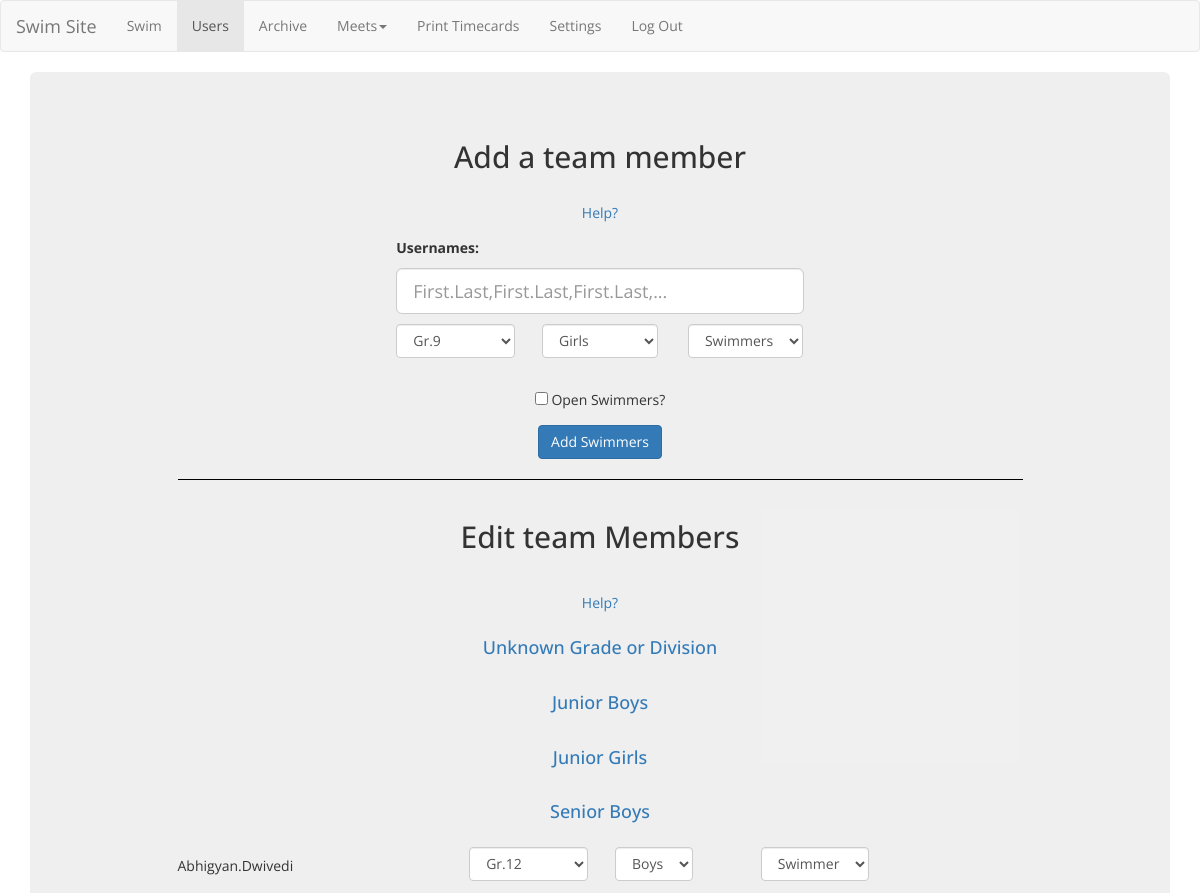
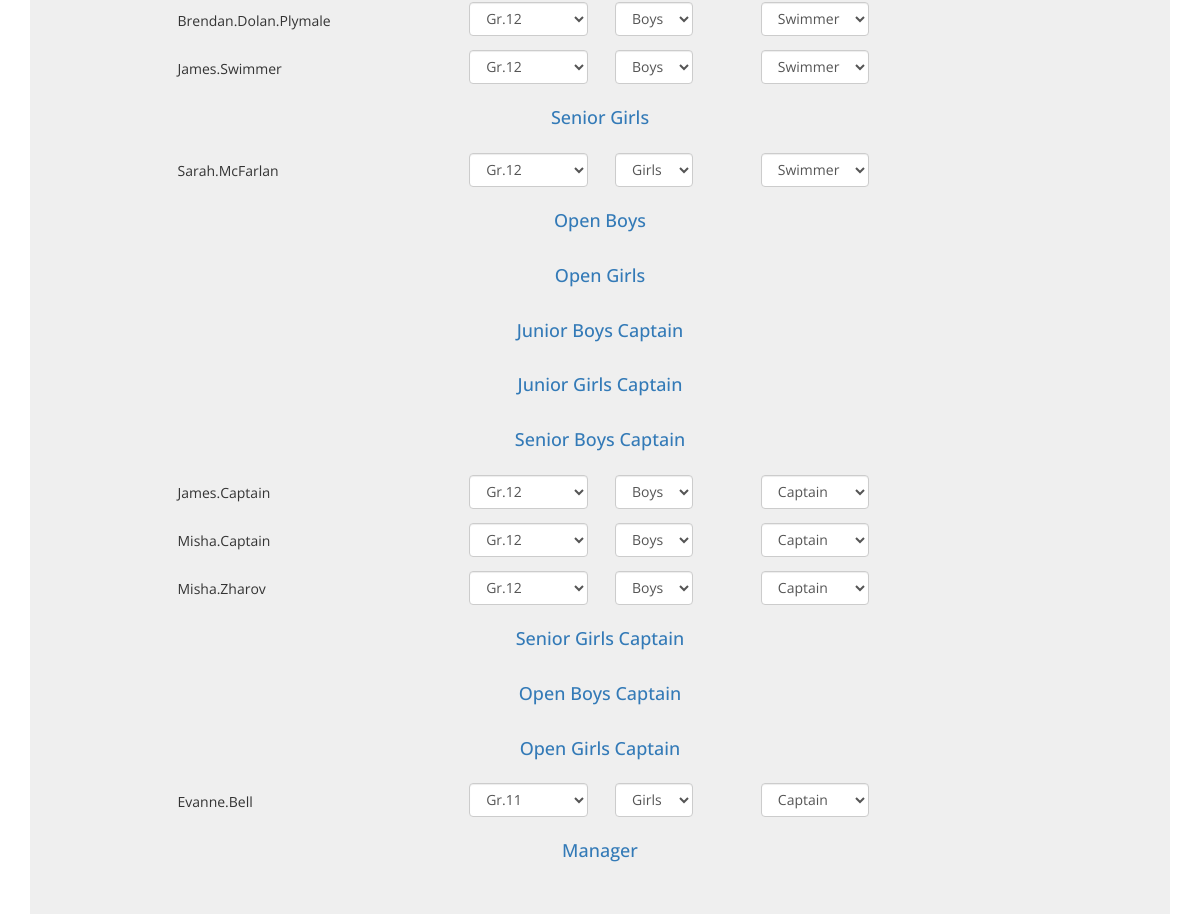
The page /users.php (signed in) on the database as committed earlier (2 pictures, top to bottom).
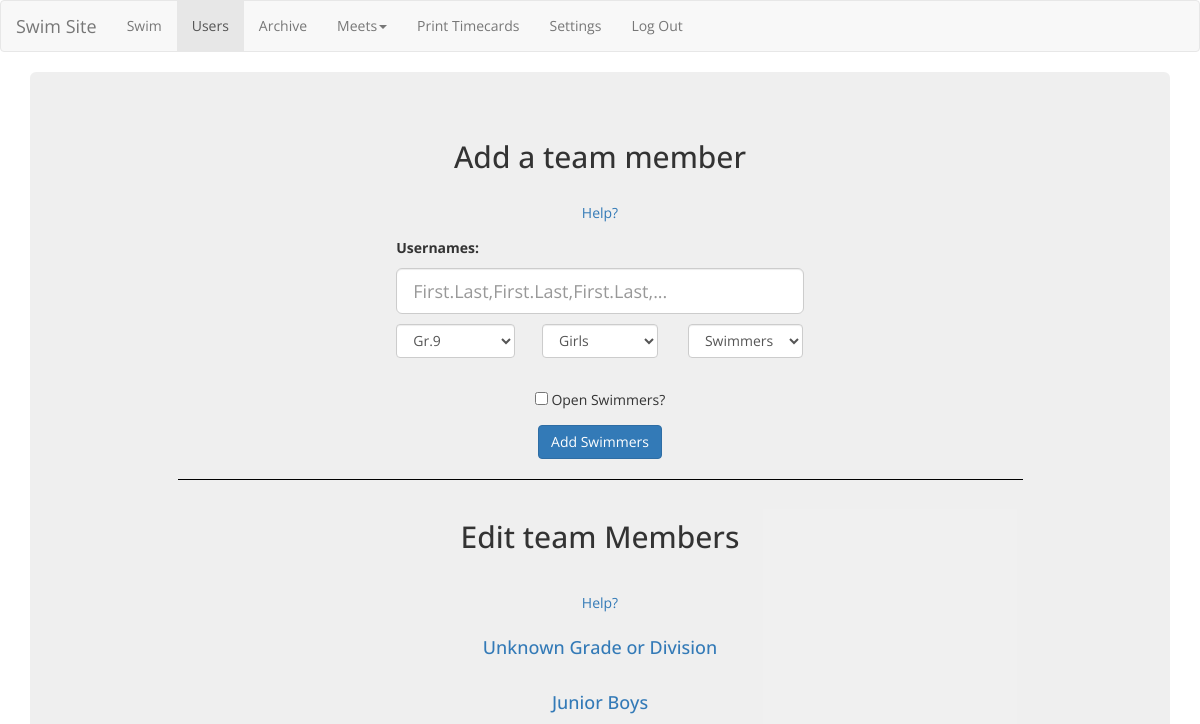
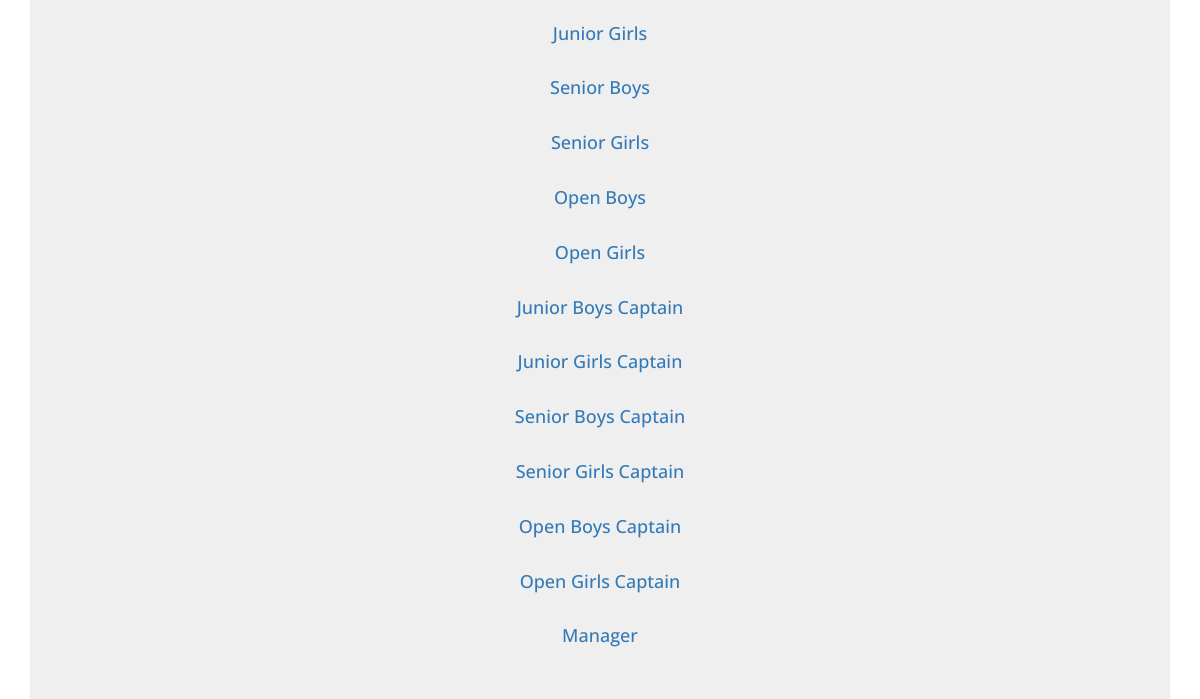
The same page on the database as committed later (2 pictures, top to bottom).
### tables this page shows
CREATE TABLE `users` (
  `id` int(20) NOT NULL AUTO_INCREMENT,
  `name` varchar(60) NOT NULL,
  `division` int(5) NOT NULL COMMENT '0=open 1=junior 2=senior',
  `competes_with` int(5) NOT NULL COMMENT '0=girls 1=boys',
  `rank` int(5) NOT NULL COMMENT '0=swimmer 1=captain 2=manager 3=admin 4=superadmin?',
  `password` varchar(300) NOT NULL,
  `grade` int(5) NOT NULL DEFAULT '-1' COMMENT '9, 10, 11, 12, 13 or -1',
  `deleted` int(2) NOT NULL DEFAULT '0' COMMENT '0 = not deleted, 1 = deleted',
  `email` varchar(75) DEFAULT NULL,
  `setup` int(2) NOT NULL DEFAULT '0' COMMENT '0=Never logged in, 1=logged in before',
  PRIMARY KEY (`id`),
  UNIQUE KEY `email_UNIQUE` (`email`)
);

### includes/team_list_widget.php (the view, shortened to what this page needs)
<?php
	require_once(dirname(__FILE__).'/functions.php');
	require_once(dirname(__FILE__).'/db_connect.php');
	echo "
		<div class='row bottom4'>
			<h2 class='text-center'>Edit team Members<h2>
		</div>
	";
	list_team(-1, -1, -1, $mysqli);
	if($_SESSION['rank'] >= 2 || ($_SESSION['division'] == 1 && $_SESSION['competes_with'] == 1)){
		list_team(1, 1, 0, $mysqli);
	}
	if($_SESSION['rank'] >= 2 || ($_SESSION['division'] == 1 && $_SESSION['competes_with'] == 0)){
		list_team(1, 0, 0, $mysqli);
	}
	if($_SESSION['rank'] >= 2 || ($_SESSION['division'] == 2 && $_SESSION['competes_with'] == 1)){
		list_team(2, 1, 0, $mysqli);
	}
	if($_SESSION['rank'] >= 2 || ($_SESSION['division'] == 2 && $_SESSION['competes_with'] == 0)){
		list_team(2, 0, 0, $mysqli);
	}
	if($_SESSION['rank'] >= 2 || ($_SESSION['division'] == 0 && $_SESSION['competes_with'] == 1)){
		list_team(0, 1, 0, $mysqli);
	}
	if($_SESSION['rank'] >= 2 || ($_SESSION['division'] == 1 && $_SESSION['competes_with'] == 1)){
		list_team(0, 0, 0, $mysqli);
	}
	if($_SESSION['rank'] >= 2 || ($_SESSION['division'] == 1 && $_SESSION['competes_with'] == 1)){
		list_team(1, 1, 1, $mysqli);
	}
	if($_SESSION['rank'] >= 2 || ($_SESSION['division'] == 1 && $_SESSION['competes_with'] == 0)){
		list_team(1, 0, 1, $mysqli);
	}
	if($_SESSION['rank'] >= 2 || ($_SESSION['division'] == 2 && $_SESSION['competes_with'] == 1)){
		list_team(2, 1, 1, $mysqli);
	}
	if($_SESSION['rank'] >= 2 || ($_SESSION['division'] == 2 && $_SESSION['competes_with'] == 0)){
		list_team(2, 0, 1, $mysqli);
	}
	if($_SESSION['rank'] >= 2 || ($_SESSION['division'] == 0 && $_SESSION['competes_with'] == 1)){
		list_team(0, 1, 1, $mysqli);
	}
	if($_SESSION['rank'] >= 2 || ($_SESSION['division'] == 0 && $_SESSION['competes_with'] == 0)){
		list_team(0, 0, 1, $mysqli);
	}
	if($_SESSION['rank'] >= 3){
		list_team(0, 0, 2, $mysqli);
	}
	function list_team($division, $competes_with, $rank, $mysqli){
		if(!($rank >= 2) && $division != -1){
			$stmt = $mysqli->prepare("SELECT name, id, grade, competes_with, rank FROM users WHERE division = ? AND competes_with = ? AND rank = ? AND deleted = 0 AND rank < 3 ORDER BY grade ASC, name ASC");
			$stmt->bind_param("iii", $division, $competes_with, $rank);
		}else if($division == -1){
			$stmt = $mysqli->prepare("SELECT name, id, grade, competes_with, rank FROM users WHERE (division = ? OR grade = ?) AND deleted = 0 AND rank < 3 ORDER BY grade ASC, name ASC");
			$var = -1;
			$stmt->bind_param("ii", $var, $var);
		}else{
			$stmt = $mysqli->prepare("SELECT name, id, grade, competes_with, rank FROM users WHERE rank = ? AND deleted = 0 AND rank < 3 ORDER BY grade ASC, name ASC");
			$stmt->bind_param("i", $rank);
		}
		$stmt->execute();
		$stmt->bind_result($name, $id, $grade, $competes_with, $rank);
		echo "<div class='row bottom3'><div class='col-lg-4 col-md-3 col-sm-1 hidden-xs'></div><div class='col-lg-4 col-md-6 col-sm-10 col-xs-12'><a data-toggle='collapse' href='#$division$rank$competes_with'><h4 class='text-center'>";
		if($rank < 2){
			if($division == 0){
				echo "Open ";
			} else if ($division == 1){
				echo "Junior ";
			} else if($division == 2){
				echo "Senior ";
			} else if($division == -1){
				echo "Unknown Grade or Division";
			}
			if($competes_with == 0){
				echo "Girls";
			} else if($competes_with == 1){
				echo "Boys";
			}
			if($rank == 1){
				echo " Captain";
			}
		} else {
			if($rank >= 3){
				echo "Admin";
			} else if($rank == 2){
				echo "Manager";
			}
		}
		echo "</h4></a></div></div>";
		echo "<div class='collapse in' id='$division$rank$competes_with'>";
		while($stmt->fetch()){
			individual_form($name, $id, $grade, $competes_with, $rank);
		}
		echo "</div>";
	}
	function individual_form($name, $id, $grade, $competes_with, $rank){ ob_start(); ?>
	<form method="post" class="form-inline">
		<div class="row bottom2">
			<div class="col-md-6 col-sm-6 col-xs-8 col-lg-12">
				<div class="row">
					<div class="col-lg-4">
						<div data-toggle='collapse' href='#team_list_widget_swimmer_<?php echo "$id'";?>>
						<?php
							echo "<div class='visible-lg control-label' style='margin-top: 0.6em'>$name</div>";
						?>
						</div>
					</div>
					<div class="col-lg-2">
						<div class='form-group'>
							<div class="" data-toggle="tooltip" title="Grade">
							<?php
								if($rank < 2){
									echo '<select onchange="edit_user(this)" name="grade" class="form-control" id="team_list_widget_grade">';
										if($_SESSION['division'] == 2 || $_SESSION['division'] == 0 || $_SESSION['rank'] >= 2){
												if($grade==11){
													echo '<option selected value="11">Gr.11</option>';
												}else{
													echo '<option value="11">Gr.11</option>';
												}
												if($grade==12){
													echo '<option selected value="12">Gr.12</option>';
												}else{
													echo '<option value="12">Gr.12</option>';
												}
										}
									echo '</select>';
								}
							?>
							</div>
						</div>
					</div>
					<div class="col-lg-2">
						<div class='form-group'>
						<?php
						if($rank < 2){
							echo '<div class="" data-toggle="tooltip" title="Competes With">';
							echo '	<select onchange="edit_user(this)" name="competes_with" class="form-control" id="team_list_widget_competes_with">';
										if(isset($_SESSION['rank'])){
											if($_SESSION['rank'] != 1 || $_SESSION['competes_with'] == 0){
												if($competes_with == 0){
													echo '<option selected value="0">Girls</option>';
												}else{
													echo '<option value="0">Girls</option>';
												}
											}
											if($_SESSION['rank'] != 1 || $_SESSION['competes_with'] == 1){
												if($competes_with == 1){
													echo '<option selected value="1">Boys</option>';
												}else{
													echo '<option value="1">Boys</option>';
												}
											}
										}
							echo '	</select>';
							echo '</div>';
						}
						?>
						</div>
					</div>
					<div class="col-lg-2">
						<div class='form-group'>
							<div class="" data-toggle="tooltip" title="Rank">
								<select onchange="edit_user(this)" name="rank" class="form-control" id="team_list_widget_rank">
									<?php
									if($rank < $_SESSION['rank']){
										echo '<option value="0">Swimmer</option>';
										if(isset($_SESSION['rank'])){
											if($_SESSION['rank'] > 1){
												if($rank == 1){
													echo '<option selected value="1">Captain</option>';
												}else{
													echo '<option value="1">Captain</option>';
												}
											}
										}
									}else{
										$var = htmlspecialchars(rank($rank), ENT_QUOTES);
										echo "<option>$var</option>";
									}
									?>
								</select>
							</div>
						</div>
					</div>
				</div>
			</div>
		</div>
	</form>
	<?php
	}
?>

### includes/head.php (shortened to what this page needs)
<head>
	<?php
		require_once(dirname(__FILE__).'/styles.php');
	?>
</head>

### includes/styles.php (shortened to what this page needs)
<link href="https://maxcdn.bootstrapcdn.com/bootstrap/3.3.6/css/bootstrap.min.css" rel="stylesheet">
<link rel="stylesheet" href="css/main.css" type="text/css">

### users.php (shortened to what this page needs)
<?php
require_once( dirname(__FILE__).'/includes/functions.php');
include( dirname(__FILE__).'/includes/head.php');
?>
<!DOCTYPE html>
<html>
	<body>
		<?php
		include( dirname(__FILE__).'/includes/nav.php');
		?>
		<div class='container'>
			<div class='jumbotron'>
				<div class='row'>
					<div class='col-md-10 col-sm-12 col-lg-offset-1'>
						<?php
						include( dirname(__FILE__).'/includes/add_widget.php');
						echo '<hr />';
						echo '<div id="tlw">';
						include( dirname(__FILE__).'/includes/team_list_widget.php');
						?>
						</div>
					</div>
				</div>
			</div>
		</div>
	</body>
</html>

### includes/nav.php (shortened to what this page needs)
<nav class="navbar navbar-default">
		<div class="container-fluid">
				<div class="navbar-header">
					<a class="navbar-brand hidden-sm" href="<?php echo URL;?>"><?php echo SITE_NAME;?></a>
				</div>
				<div id='navbar' class='navbar-collapse collapse'>
					<ul class="nav navbar-nav">
					<li <?php if(strtok(basename($_SERVER["REQUEST_URI"]), '?')=="home.php" || strtok(basename($_SERVER["REQUEST_URI"]), '?')=="index.php")echo "class='active'";?> ><a href='home.php'>Swim</a></li>
					<?php
						if(isset($_SESSION['rank']) && permission_captain($_SESSION['rank'])){
							if(strtok(basename($_SERVER["REQUEST_URI"]), '?')=="users.php"){
								echo "<li class='active'><a href='users.php'>Users</a></li>";
							}else{
								echo "<li><a href='users.php'>Users</a></li>";
							}
							if(strtok(basename($_SERVER["REQUEST_URI"]), '?')=="view_archive.php" && permission_manager($_SESSION['rank'])){
								echo "<li class='active'><a href='view_archive.php'>Archive</a></li>";
							}else if(permission_manager($_SESSION['rank'])){
								echo "<li><a href='view_archive.php'>Archive</a></li>";
							}
							if(permission_manager($_SESSION['rank'])){
								echo "<li class='dropdown'>";
								echo '<a href="#" class="dropdown-toggle" data-toggle="dropdown" role="button" aria-haspopup="true" aria-expanded="false">Meets<span class="caret"></span></a>';
								echo "</li>";
								if(strtok(basename($_SERVER["REQUEST_URI"]), '?')=="print.php" && permission_manager($_SESSION['rank'])){
									echo "<li class='active'><a href='print.php'>Print Timecards</a></li>";
								}else if(permission_manager($_SESSION['rank'])){
									echo "<li><a href='print.php'>Print Timecards</a></li>";
								}
							}
						}
						if(strtok(basename($_SERVER["REQUEST_URI"]), '?')=="settings.php"){
							echo "<li class='active'><a href='settings.php'>Settings</a></li>";
						}else if(isset($_SESSION['rank'])){
							echo "<li><a href='settings.php'>Settings</a></li>";
						}
						if(isset($_SESSION['rank'])){
							echo "<li><a href='logout.php'>Log Out</a></li>";
						}
					?>
				</div>
		</div>
</nav>

### includes/add_widget.php (shortened to what this page needs)
<form id='add_widget' class="form-inline" onsubmit='add_user(); return false;'>
	<div class="row bottom4">
			<h2 class="text-center">Add a team member</h2>
	</div>
	<?php
	require_once( dirname(__FILE__).'/functions.php');
	help("Using this form you can add new members to this website. You must fill in the username and select the appropriate options such as grade, rank, etc. You can add multiple users by separating usernames with commas. Only usernames are required to add admins or managers.
			You can only create users that have less privileges than you (Where: Swimmer < Captain < Manager < Admin). If you are a captain, you cannot add users outside of your age group / division.", false);?>
	<div class="row">
		<div class="col-lg-6 col-lg-offset-3 col-md-10 col-md-offset-1 bottom2">
			<label class="control-label hidden-md hidden-sm hidden-xs" for="add_widget_username">Usernames:</label>
		</div>
	</div>
	<div class="row">
		<div class="col-lg-6 col-lg-offset-3 col-md-10 col-md-offset-1 bottom2">
			<div class='form-group' style="display:block">
				<input style="width:100%" type="text" class="form-control input-lg" name="name" id="add_widget_name" placeholder="First.Last,First.Last,First.Last,..." required>
			</div>
		</div>
	</div>
	<div class="row bottom2">
		<div class="col-md-6 col-sm-6 col-xs-8 col-lg-12 bottom2">
			<div class="row">
				<div class="col-lg-2 col-lg-offset-3 col-md-12 bottom2">
					<div class='form-group'>
						<div class="" data-toggle="tooltip" title="Grade">
							<select name="grade" class="form-control" id="add_widget_grade">
								<?php
								if($_SESSION['division'] == 1 || $_SESSION['division'] == 0 || $_SESSION['rank'] >= 2){
										echo '<option value="9">Gr.9</option>';
								}
								?>
							</select>
						</div>
					</div>
				</div>
				<div class="col-lg-2 col-md-12 bottom2">
					<div class='form-group'>
						<div class="" data-toggle="tooltip" title="Competes With">
							<select name="competes_with" class="form-control" id="add_widget_competes_with">
								<?php
									if(isset($_SESSION['rank'])){
										if($_SESSION['rank'] != 1 || $_SESSION['competes_with'] == 0){
											echo '<option value="0">Girls &nbsp;&nbsp;&nbsp;&nbsp;&nbsp;&nbsp;&nbsp;&nbsp;&nbsp;&nbsp;</option>';
										}
									}
								?>
							</select>
						</div>
					</div>
				</div>
				<div class="col-lg-2 col-md-12 bottom2">
					<div class='form-group'>
						<div class="" data-toggle="tooltip" title="Rank">
							<select name="rank" class="form-control" id="add_widget_rank">
								<option value="0">Swimmers</option>
							</select>
						</div>
					</div>
				</div>
			</div>
		</div>
	</div>
	<?php
	echo '
	<div class="row bottom3">
		<div class="form-group col-lg-12 col-md-12 col-sm-12 col-sx-12" style="text-align:center;">
			<div class="hidden-md hidden-sm hidden-xs" data-toggle="tooltip" title="Check if this is an open swimmer">
	';
				if($_SESSION['rank'] >= 2){
					echo '
					<div class="checkbox">
						<label><input name="open" type="checkbox" value=""> Open Swimmers?</label>
					</div>
					';
				} else if($_SESSION['division'] == 0){
					echo '
					<div class="checkbox">
						<label><input name="open" type="checkbox" value="" checked disabled> Open Swimmers?</label>
					</div>
					';
				}
	echo '
			</div>
		</div>
	</div>
	';
	?>
	<div class="row">
		<div class="col-lg-12 col-md-12 col-sm-12 col-sx-12" style="text-align:center;">
			<button type="submit" class="btn btn-primary">Add Swimmers</button>
		</div>
	</div>
</form>

### includes/functions.php (shortened to what this page needs)
<?php
$num_help_boxes = 1;
function help($text, $show){
	global $num_help_boxes;
	?>
	<div style="text-align:center;" class="row bottom3">
		<a class="text-center" data-toggle="collapse" href="#help_<?php echo "$num_help_boxes";?>">Help?</a>
	</div>
	<?php
}
function permission_captain($rank){
	if($rank >= 1){
		return true;
	}
	return false;
}
function permission_manager($rank){
	if($rank >= 2){
		return true;
	}
	return false;
}
?>

### css/main.css (style rules this page uses)
* { font-family: 'Open Sans', sans-serif; }
.jumbotron { background-color: rgb(238,238,238); background-color: rgba(238,238,238,0.9); }
.bottom2 { margin-bottom: 10px; }
.bottom3 { margin-bottom: 15px; }
.bottom4 { margin-bottom: 20px; }
select { width:auto; }
hr { border-top-color: rgb(0,0,0); }

Rows that differ between the two databases and show on the page:
removed users: name "Abhigyan.Dwivedi", grade "Gr.12", competes_with "Boys", rank "Swimmer"
removed users: name "Brendan.Dolan.Plymale", grade "Gr.12", competes_with "Boys", rank "Swimmer"
removed users: name "James.Swimmer", grade "Gr.12", competes_with "Boys", rank "Swimmer"
removed users: name "Sarah.McFarlan", grade "Gr.12", competes_with "Girls", rank "Swimmer"
removed users: name "James.Captain", grade "Gr.12", competes_with "Boys", rank "Captain"
removed users: name "Misha.Captain", grade "Gr.12", competes_with "Boys", rank "Captain"
removed users: name "Misha.Zharov", grade "Gr.12", competes_with "Boys", rank "Captain"
removed users: name "Evanne.Bell", grade "Gr.11", competes_with "Girls", rank "Captain"
